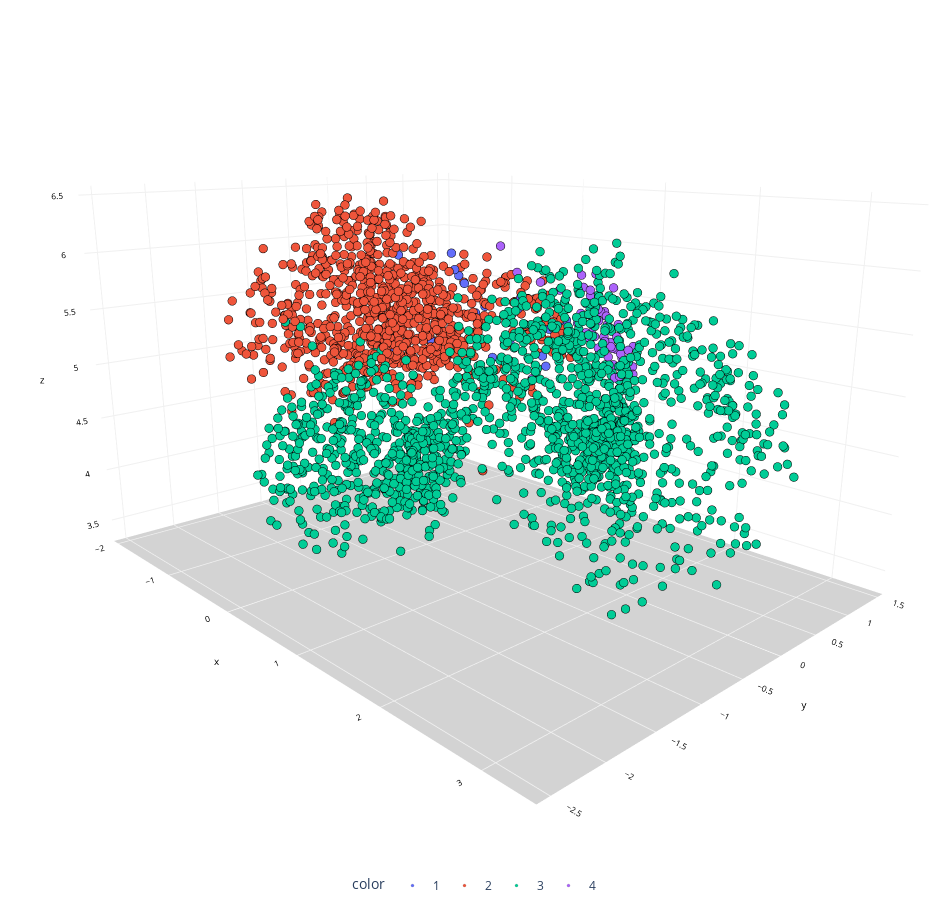

Notebook code cell kept with this figure:
### Code cell
chart(transformed_data, labels)

### Figure 1 — Plotly figure (JSON) as saved in the notebook; plotly's stock layout.template omitted (floating-point values rounded to 4 significant figures; data arrays with more than 128 entries replaced by an {"elided": "..."} marker saying what was removed)
{"data": [{"hovertemplate": "color=1<br>x=%{x}<br>y=%{y}<br>z=%{z}<extra></extra>", "legendgroup": "1", "marker": {"color": "#636efa", "line": {"color": "black", "width": 0.1}, "size": 3, "symbol": "circle"}, "mode": "markers", "name": "1", "scene": "scene", "showlegend": true, "type": "scatter3d", "x": [0.4264, -0.1854, -0.2513, 0.2508, -0.1159, 0.5073, -0.4846, -0.001617, -0.4637, 0.2031, 0.1367, -0.112, 0.3064, -1.272, 0.3948, -0.708, 0.1254, 0.5582, -0.6285, -0.1799, -0.07165, -0.07961, -0.2963, 0.09923], "y": [0.913, -0.835, 0.221, 1.033, 0.1624, 0.8764, 0.3078, -0.4061, 0.6911, 0.5172, 0.5491, -0.7699, 0.7175, 0.255, 0.6724, 0.5628, 0.4866, 0.5305, 0.396, 0.7645, 0.1958, 0.6828, 0.6363, 0.4573], "z": [5.308, 5.133, 5.653, 5.267, 5.366, 5.098, 5.753, 5.224, 5.358, 5.539, 5.422, 5.147, 4.97, 5.831, 4.892, 5.65, 5.383, 5.288, 5.892, 5.016, 5.399, 5.115, 4.875, 5.299]}, {"hovertemplate": "color=2<br>x=%{x}<br>y=%{y}<br>z=%{z}<extra></extra>", "legendgroup": "2", "marker": {"color": "#EF553B", "line": {"color": "black", "width": 0.1}, "size": 3, "symbol": "circle"}, "mode": "markers", "name": "2", "scene": "scene", "showlegend": true, "type": "scatter3d", "x": {"elided": "917 float values"}, "y": {"elided": "917 float values"}, "z": {"elided": "917 float values"}}, {"hovertemplate": "color=3<br>x=%{x}<br>y=%{y}<br>z=%{z}<extra></extra>", "legendgroup": "3", "marker": {"color": "#00cc96", "line": {"color": "black", "width": 0.1}, "size": 3, "symbol": "circle"}, "mode": "markers", "name": "3", "scene": "scene", "showlegend": true, "type": "scatter3d", "x": {"elided": "1622 float values"}, "y": {"elided": "1622 float values"}, "z": {"elided": "1622 float values"}}, {"hovertemplate": "color=4<br>x=%{x}<br>y=%{y}<br>z=%{z}<extra></extra>", "legendgroup": "4", "marker": {"color": "#ab63fa", "line": {"color": "black", "width": 0.1}, "size": 3, "symbol": "circle"}, "mode": "markers", "name": "4", "scene": "scene", "showlegend": true, "type": "scatter3d", "x": [0.7224, 0.9196, 0.5354, 0.6517, 0.7116, 0.05228, 0.7754, 0.9016, 1.074, 1.679, 0.4259, 0.6578, 0.2193, 0.3095, 0.5821, 0.4385, 0.1075, 0.3284, 0.8092, 0.8856, 0.5146, -0.2171, 0.6799, 0.1776, 0.5305, 0.5396, 0.5993, 0.7836, 0.9046, 0.9689, 0.6409, 0.8371, 0.6702, 0.9361, 0.906, 0.8132, 0.5728, 1.076, 0.7385, 0.8249, 0.7231, 0.4908, 0.7473, 0.5904, 0.5187, 0.4044, 0.4247, 0.4185], "y": [1.323, 1.319, 1.239, -0.4804, 1.129, 0.618, 1.161, 1.265, 0.978, -0.3701, 1.322, 1.237, 1.347, 1.25, 1.019, 1.367, 1.157, 1.254, 1.201, -0.02487, 1.304, 0.6605, 1.192, 0.8075, 1.466, 1.112, 1.075, 1.057, 1.076, 0.9723, 1.307, 1.258, 1.205, 1.307, 1.15, 1.081, 1.066, 0.9378, 1.28, 1.437, 1.247, 1.255, 1.012, 0.8876, 1.357, 1.274, 1.246, 1.192], "z": [5.255, 4.875, 5.389, 5.526, 5.16, 5.751, 5.069, 5.039, 4.97, 5.437, 5.707, 5.253, 5.675, 5.319, 5.195, 5.249, 5.535, 5.576, 5.162, 4.966, 5.351, 5.972, 5.211, 5.653, 5.571, 5.129, 5.191, 5.135, 4.802, 4.954, 5.072, 4.953, 5.343, 4.806, 5.021, 4.988, 5.361, 4.868, 5.023, 5.04, 5.034, 5.114, 5.074, 5.303, 5.35, 5.502, 5.56, 5.436]}], "layout": {"height": 900, "legend": {"orientation": "h", "title": {"text": "color"}, "tracegroupgap": 0, "x": 0.5, "xanchor": "center", "y": 0, "yanchor": "top"}, "margin": {"b": 0, "l": 0, "r": 0, "t": 0}, "scene": {"camera": {"center": {"x": 0, "y": 0, "z": -0.1}, "eye": {"x": 1.5, "y": -1.4, "z": 0.5}, "up": {"x": 0, "y": 0, "z": 1}}, "domain": {"x": [0, 1], "y": [0, 1]}, "xaxis": {"backgroundcolor": "white", "color": "black", "gridcolor": "#f0f0f0", "tickfont": {"size": 10}, "title": {"font": {"size": 10}, "text": "x"}}, "yaxis": {"backgroundcolor": "white", "color": "black", "gridcolor": "#f0f0f0", "tickfont": {"size": 10}, "title": {"font": {"size": 10}, "text": "y"}}, "zaxis": {"backgroundcolor": "lightgrey", "color": "black", "gridcolor": "#f0f0f0", "tickfont": {"size": 10}, "title": {"font": {"size": 10}, "text": "z"}}}, "showlegend": true, "width": 950}}
